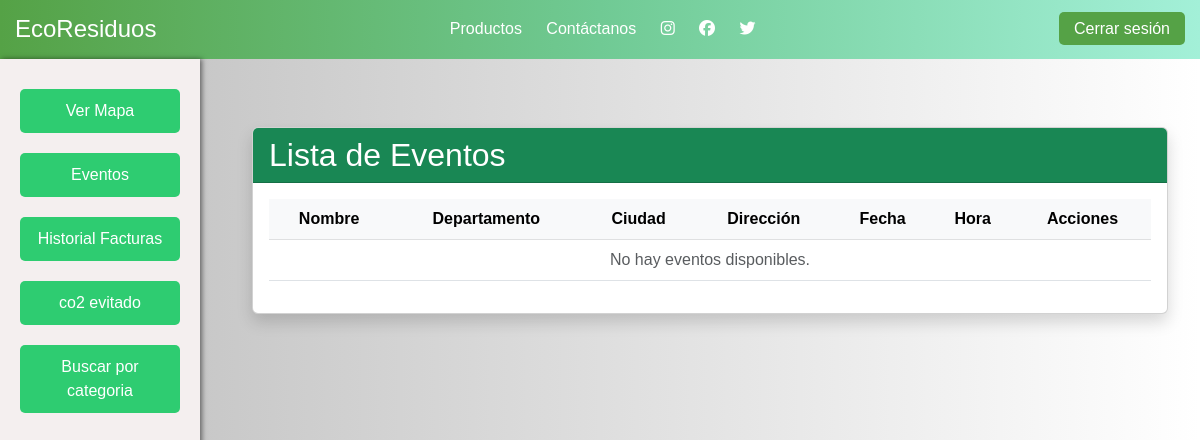
The app's page /eventos/, older data.
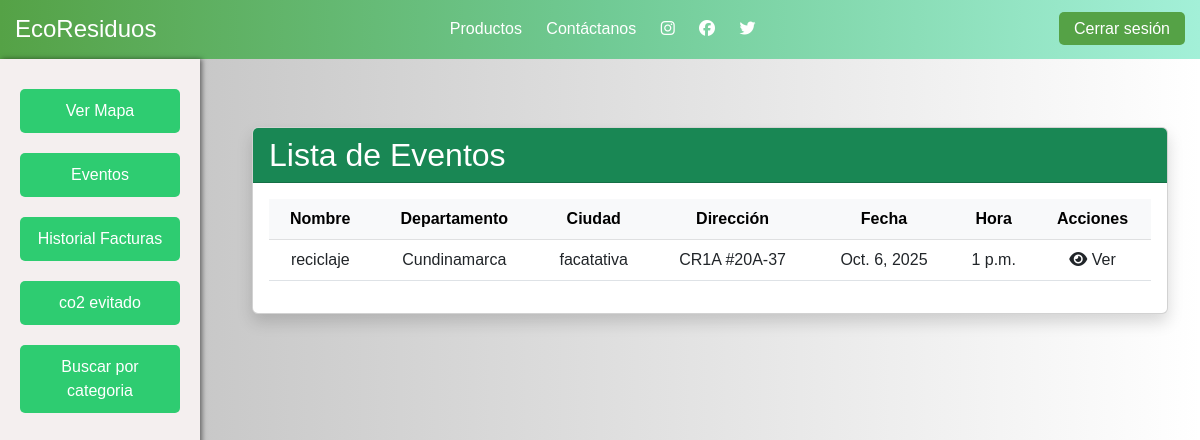
The same page, newer data.
### tareas/models.py (models this page shows, shortened)
class Evento(models.Model):
    nombre = models.CharField(max_length=200)
    departamento = models.CharField(max_length=100)
    ciudad = models.CharField(max_length=100)
    direccion = models.CharField(max_length=250)
    fecha = models.DateField()
    hora = models.TimeField()

### tareas/views.py (the view)
# urls.py: path('eventos/', listar_eventos, name='listar_eventos'),
def listar_eventos(request):
    eventos = Evento.objects.all()
    return render(request, 'eventos/listar_eventos.html', {'eventos': eventos})

### tareas/templates/eventos/listar_eventos.html (shortened to what this page needs)
{% extends "base2.html" %}
{% block content %}
<div class="container mt-5">
    <div class="card shadow">
        <div class="card-header bg-success text-white">
            <h2 class="mb-0">Lista de Eventos</h2>
        </div>
        <div class="card-body">
            <div class="table-responsive">
                <table class="table table-hover align-middle text-center">
                    <thead class="table-light">
                        <tr>
                            <th>Nombre</th>
                            <th>Departamento</th>
                            <th>Ciudad</th>
                            <th>Dirección</th>
                            <th>Fecha</th>
                            <th>Hora</th>
                            <th>Acciones</th>
                        </tr>
                    </thead>
                    <tbody>
                        {% for evento in eventos %}
                        <tr>
                            <td>{{ evento.nombre }}</td>
                            <td>{{ evento.departamento }}</td>
                            <td>{{ evento.ciudad }}</td>
                            <td>{{ evento.direccion }}</td>
                            <td>{{ evento.fecha }}</td>
                            <td>{{ evento.hora }}</td>
                            <td>
                                    <i class="fas fa-eye"></i> Ver
                            </td>
                        </tr>
                        {% empty %}
                        <tr>
                            <td colspan="7" class="text-muted">No hay eventos disponibles.</td>
                        </tr>
                        {% endfor %}
                    </tbody>
                </table>
            </div>
        </div>
    </div>
</div>
{% endblock %}

Row changes from the older to the newer data that the page shows:
added Evento: nombre "reciclaje", departamento "Cundinamarca", ciudad "facatativa", direccion "CR1A #20A-37", fecha "Oct. 6, 2025", hora "1 p.m."
Text that changed along with them:
text no longer shown: "No hay eventos disponibles."
